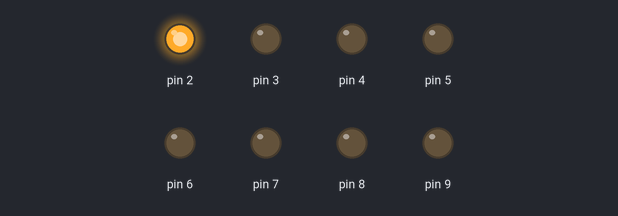
Simulated run of this sketch. Board: Arduino Uno, built with avr-gcc and run on an emulated ATmega328P. Shown: output pins drawn as LEDs (lit = HIGH).

Above: at 0.02 s.
At 0.37 s:
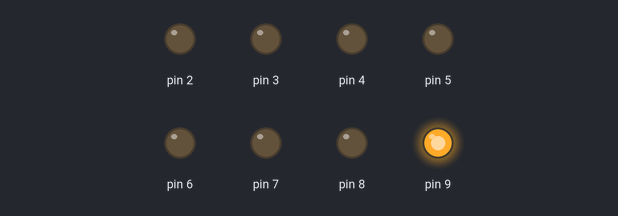
At 0.72 s:
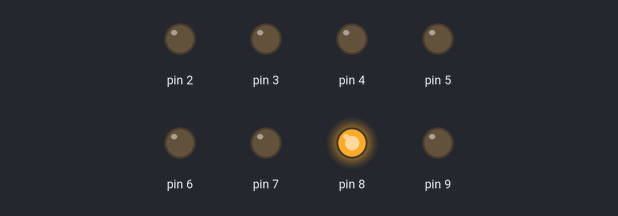
At 1.47 s:
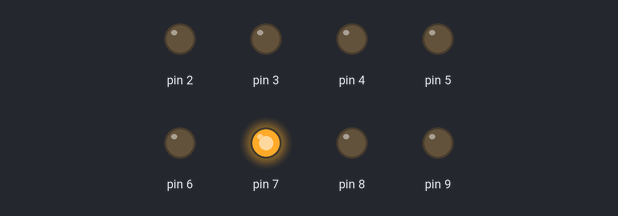
At 2.17 s:
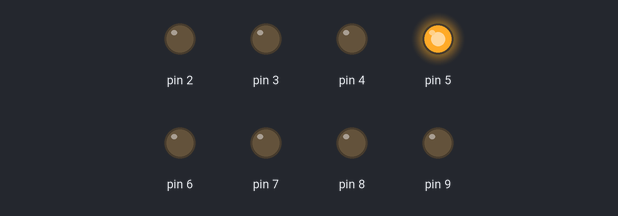
At 2.92 s:
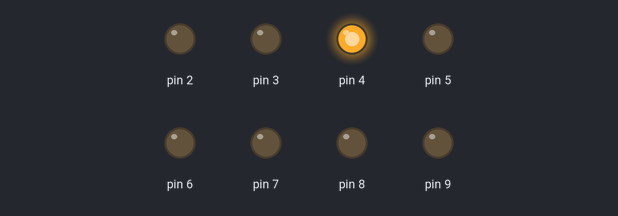
Timing chart, 0 to 3.2 s (numbered marks = the images above):
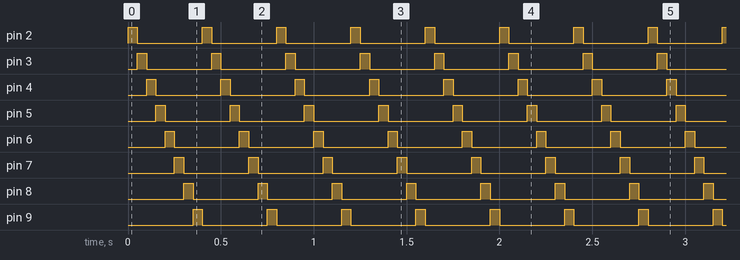

Measured:
- by itself, pin 2–9: alternates HIGH for 0.05 s and LOW for 0.35 s
- by itself, everything shown: repeats every 0.40 s, in 8 steps

The sketch:

job071__1_.ino
```cpp
void setup()
{
  for (int i = 2;i<10;i++){
    pinMode(i,OUTPUT);}
}

void loop()
{

  for (int i=2;i<10;i++) {
    digitalWrite(i,HIGH);
    delay(50);
    digitalWrite(i,LOW);}
}
```
